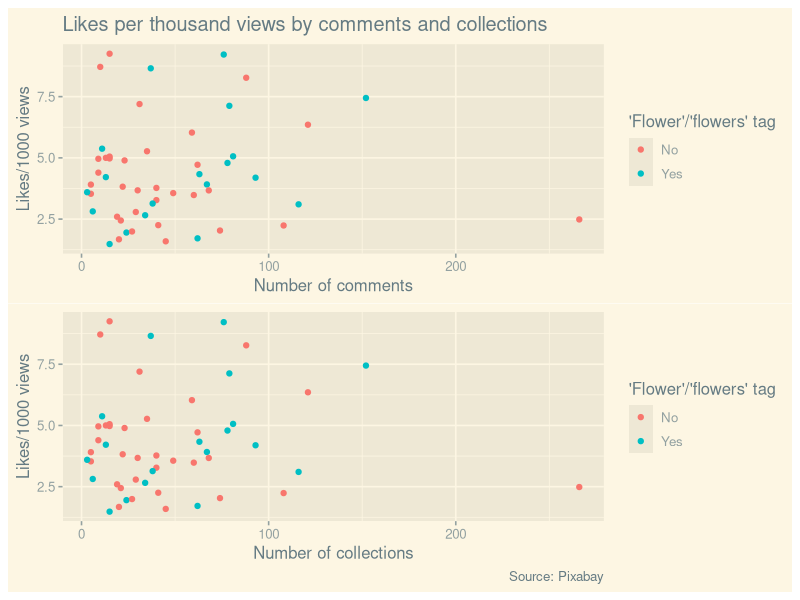
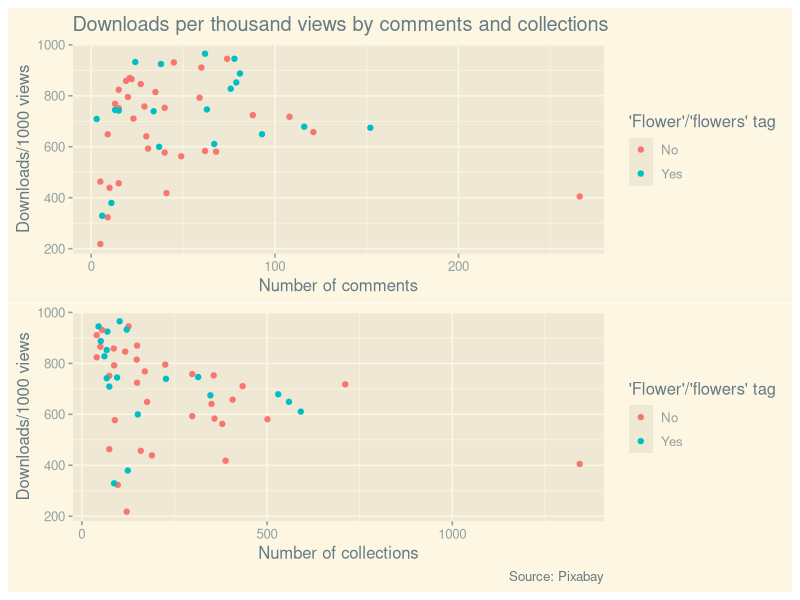

Write the R code that produced these figures, in order.
## ---- chunk 1
knitr::opts_chunk$set(echo=TRUE, message=FALSE, warning=FALSE, error=FALSE)
library(tidyverse)
library(patchwork)
library(ggthemes)
photo_data <- read_csv("selected_photos.csv")
## ---- chunk 2
photo_data %>%
  select(pageURL) %>%
  knitr::kable()
## ---- chunk 3
# Summary values
median_collections <- median(photo_data$collections, na.rm = TRUE)
mean_collections <- mean(photo_data$collections, na.rm = TRUE)

median_comments <- median(photo_data$comments, na.rm = TRUE)
mean_comments <- mean(photo_data$comments, na.rm = TRUE)

tagged_flower_count <- sum(photo_data$tagged_flower == "Yes", na.rm = TRUE)

# Grouped data and summary values
selected_photos_grouped <- photo_data %>%
  select(tagged_flower,
         likes_per_thousand_views,
         downloads_per_thousand_views) %>%
  group_by(tagged_flower) %>%
  summarise(median_likes = median(likes_per_thousand_views),
            median_downloads = median(downloads_per_thousand_views))
## ---- chunk 4
# Yay, plots

## Likes plots
likes_by_tag_comments <- photo_data %>%
  ggplot(aes(x = comments,
             y = likes_per_thousand_views,
             color = tagged_flower)) +
  geom_point() +
  theme_solarized_2() +
  labs(title = "Likes per thousand views by comments and collections",
       x = "Number of comments",
       y = "Likes/1000 views",
       color = "'Flower'/'flowers' tag")

likes_by_tag_collections <- photo_data %>%
  ggplot(aes(x = comments,
             y = likes_per_thousand_views,
             color = tagged_flower)) +
  geom_point() +
  theme_solarized_2() +
  labs(x = "Number of collections",
       y = "Likes/1000 views",
       color = "'Flower'/'flowers' tag",
       caption = "Source: Pixabay")

likes_plot <- likes_by_tag_comments / likes_by_tag_collections
likes_plot

## Downloads plots
downloads_by_tag_comments <- photo_data %>%
  ggplot(aes(x = comments,
             y = downloads_per_thousand_views,
             color = tagged_flower)) +
  geom_point() +
  theme_solarized_2() +
  labs(title = "Downloads per thousand views by comments and collections",
       x = "Number of comments",
       y = "Downloads/1000 views",
       color = "'Flower'/'flowers' tag")

downloads_by_tag_collections <- photo_data %>%
  ggplot(aes(x = collections,
             y = downloads_per_thousand_views,
             color = tagged_flower)) +
  geom_point() +
  theme_solarized_2() +
  labs(x = "Number of collections",
       y = "Downloads/1000 views",
       color = "'Flower'/'flowers' tag",
       caption = "Source: Pixabay")

downloads_plot <- downloads_by_tag_comments / downloads_by_tag_collections
downloads_plot
